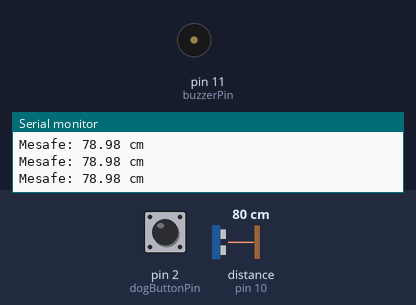
The sketch below on a simulated Arduino Uno, built with avr-gcc and run on an emulated ATmega328P. Shown: buzzer (waves = sounding, pin HIGH), the last lines printed to the serial monitor. Wiring (inferred from the names in the program): ultrasonic range finder: trigger pin 9; echo pin 10. Inputs (shaded band) come from the test bench; at power-on: distance to the obstacle (sensor on pin 10) 80 cm, pin 2 (dogButtonPin) HIGH. The echo pulse lasts 58.3 µs per cm; pins used as bus, display or sensor lines are not drawn.

Above: at 1.3 s.
1.4 s: distance to the obstacle (sensor on pin 10) set to 56 cm
2.9 s: distance to the obstacle (sensor on pin 10) set to 46 cm
At 3.6 s:
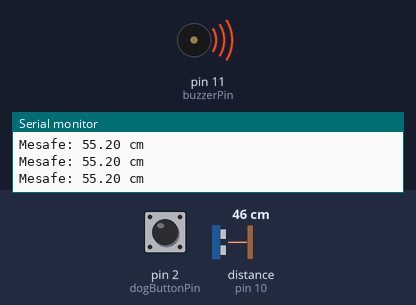
5.9 s: distance to the obstacle (sensor on pin 10) set to 60 cm
At 6.6 s:
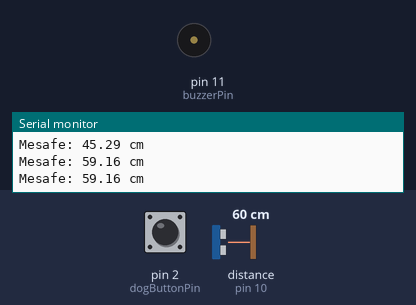
Timing chart, 0 to 8.9 s (numbered marks = the images above; inputs shaded):
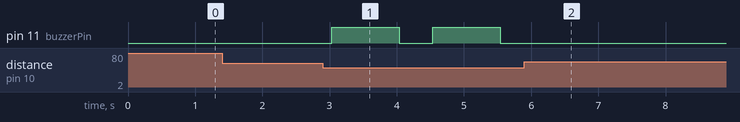

Measured:
- the behaviour switches between 51 and 50 cm on distance to the obstacle (sensor on pin 10) (found by bisection; images 0 and 1)
- after the input at 2.9 s, pin 11 (buzzerPin): alternates HIGH for 1.0 s and LOW for 0.50 s, starting after 0.13 s
- after the input at 5.9 s, pin 11 (buzzerPin): stops changing and stays LOW

The sketch:

Kopek-Kovucu.ino
```cpp
                                                       // Proje Tarafından Yazılmıştır : MuratAlpTR //

// Ultrasonik sensör kullanarak hayvanları uzaklaştırma

const int trigPin = 9; // Ultrasonik sensörün trig pini
const int echoPin = 10; // Ultrasonik sensörün echo pini
const int buzzerPin = 11; // Buzzer pini
const int dogButtonPin = 2; // Köpek butonu pini

void setup() {
  pinMode(trigPin, OUTPUT);
  pinMode(echoPin, INPUT);
  pinMode(buzzerPin, OUTPUT);
  pinMode(dogButtonPin, INPUT_PULLUP); // Köpek butonunu içeri çekme direnci ile bağla
  Serial.begin(9600);
}

void loop() {
  digitalWrite(trigPin, LOW);
  delayMicroseconds(2);
  digitalWrite(trigPin, HIGH);
  delayMicroseconds(10);
  digitalWrite(trigPin, LOW);

  long duration = pulseIn(echoPin, HIGH);
  float distance = duration * 0.034 / 2;

  if (distance < 50) { // Eğer hayvan 50 cm'den daha yakınsa
    digitalWrite(buzzerPin, HIGH); // Buzzer'ı çal
    delay(1000); // 1 saniye beklet
    digitalWrite(buzzerPin, LOW); // Buzzer'ı kapat
  }

  // Köpek butonunu kontrol et
  if (digitalRead(dogButtonPin) == LOW) {
    Serial.println("Köpek butonuna basıldı!");
    // Köpek kovucu işlemleri burada yapılabilir
  }


  Serial.print("Mesafe: ");
  Serial.print(distance);
  Serial.println(" cm");
  delay(500); // 0.5 saniye beklet
}

                                                       // Proje Tarafından Yazılmıştır : MuratAlpTR //
```
